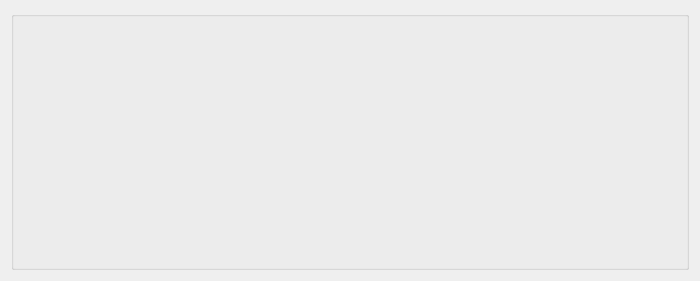
<?xml version="1.0" encoding="UTF-8"?>
<ui version="4.0">
 <class>Widget</class>
 <widget class="QWidget" name="Widget">
  <property name="geometry">
   <rect>
    <x>0</x>
    <y>0</y>
    <width>700</width>
    <height>117</height>
   </rect>
  </property>
  <property name="minimumSize">
   <size>
    <width>700</width>
    <height>0</height>
   </size>
  </property>
  <property name="maximumSize">
   <size>
    <width>700</width>
    <height>117</height>
   </size>
  </property>
  <property name="font">
   <font>
    <pointsize>60</pointsize>
    <family>Hack</family>
   </font>
  </property>
  <property name="focusPolicy">
   <enum>Qt::NoFocus</enum>
  </property>
  <property name="windowTitle">
   <string>Widget</string>
  </property>
  <layout class="QGridLayout" name="gridLayout">
   <item row="0" column="1">
    <widget class="QGroupBox" name="groupBox">
     <property name="sizePolicy">
      <sizepolicy hsizetype="Preferred" vsizetype="Expanding">
       <horstretch>0</horstretch>
       <verstretch>0</verstretch>
      </sizepolicy>
     </property>
     <property name="minimumSize">
      <size>
       <width>0</width>
       <height>0</height>
      </size>
     </property>
     <property name="maximumSize">
      <size>
       <width>999999</width>
       <height>999999</height>
      </size>
     </property>
     <property name="font">
      <font>
       <pointsize>70</pointsize>
      </font>
     </property>
     <property name="autoFillBackground">
      <bool>false</bool>
     </property>
     <property name="title">
      <string/>
     </property>
     <layout class="QFormLayout" name="formLayout">
      <property name="fieldGrowthPolicy">
       <enum>QFormLayout::FieldsStayAtSizeHint</enum>
      </property>
     </layout>
    </widget>
   </item>
  </layout>
 </widget>
 <layoutdefault spacing="6" margin="11"/>
 <resources/>
 <connections/>
</ui>
